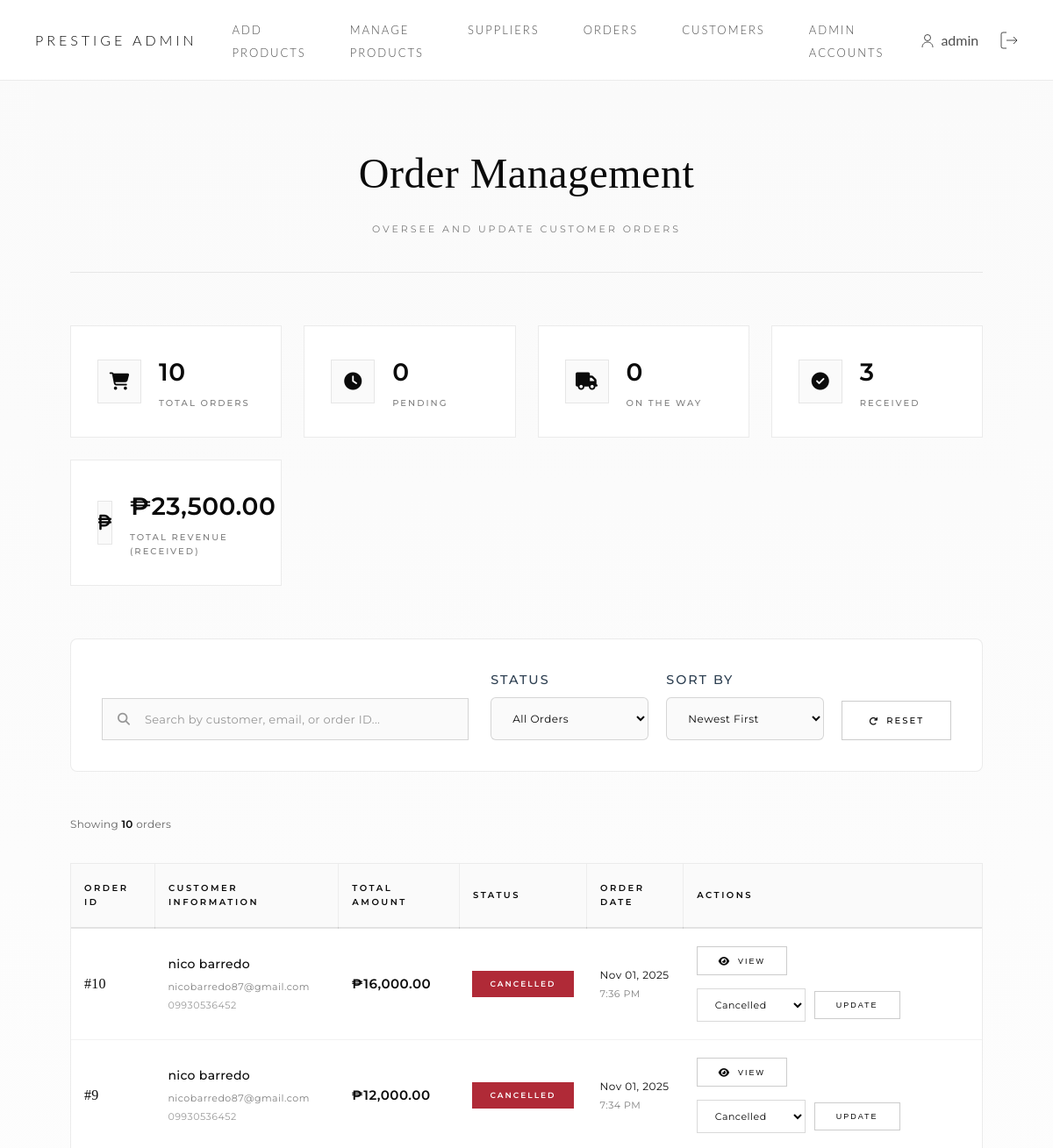
The app's page /admin/orders.php (signed in, upper part), older data.
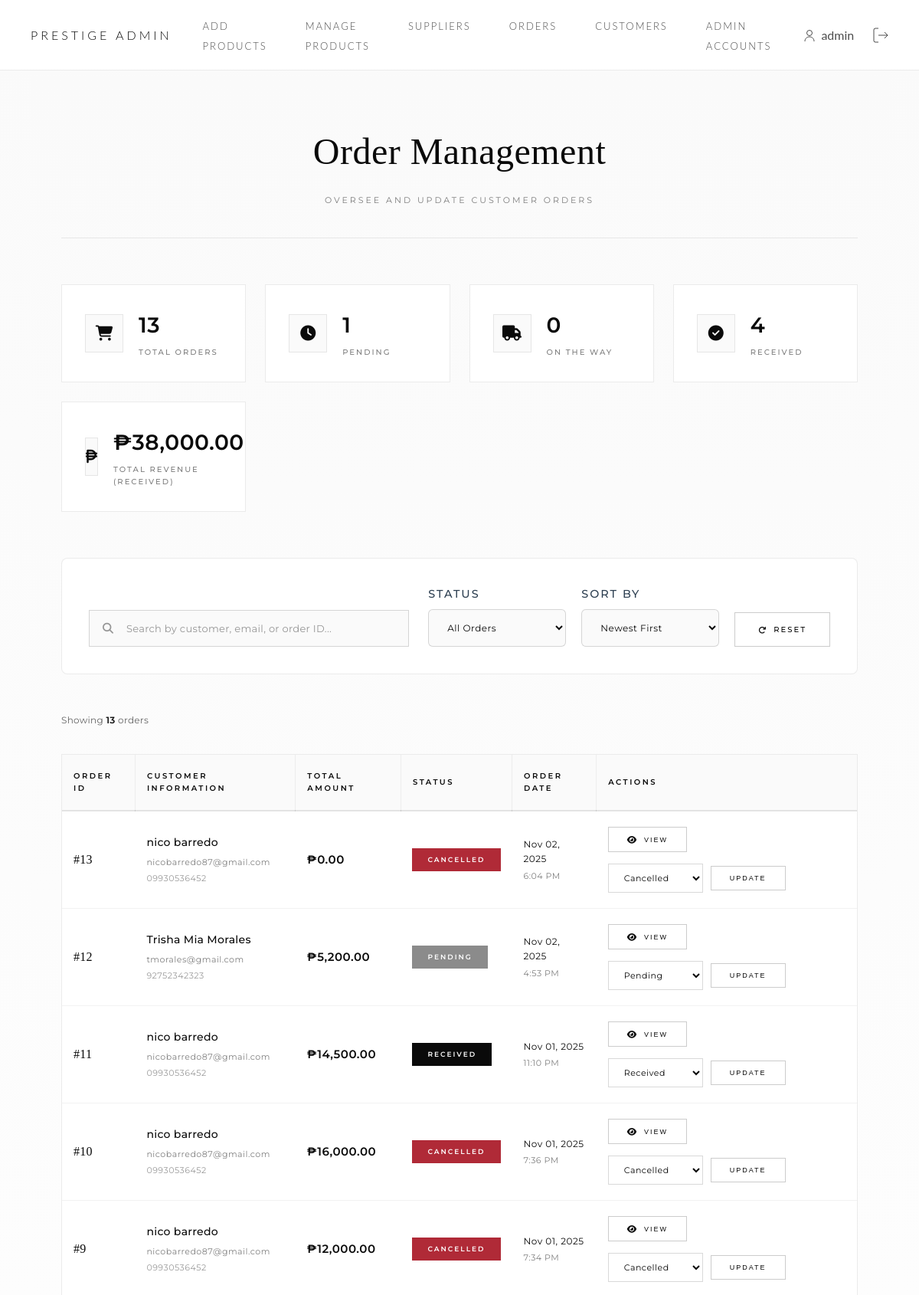
The same page, newer data.
### tables this page shows
CREATE TABLE `orders` (
  `order_id` int(11) NOT NULL,
  `customer_id` int(11) DEFAULT NULL,
  `order_date` datetime DEFAULT current_timestamp(),
  `order_status` varchar(20) DEFAULT 'Pending',
  `date_received` datetime DEFAULT NULL,
  `delivery_address` text DEFAULT NULL,
  `payment_method` varchar(50) DEFAULT 'COD',
  `payment_reference` varchar(100) DEFAULT NULL
);

CREATE TABLE `customers` (
  `customer_id` int(11) NOT NULL,
  `full_name` varchar(100) NOT NULL,
  `contact_number` varchar(20) DEFAULT NULL,
  `address` varchar(255) DEFAULT NULL,
  `email` varchar(100) DEFAULT NULL,
  `password` varchar(255) NOT NULL
);

### admin/orders.php (the view, shortened to what the changed rows need)
<?php
require_once '../includes/adminheader.php';
$sort_by = isset($_GET['sort']) ? $_GET['sort'] : 'date_desc';
$query = "
    SELECT
        o.order_id,
        o.customer_id,
        o.order_date,
        o.order_status,
        o.payment_method,
        c.full_name,
        c.email,
        c.contact_number,
        (SELECT IFNULL(SUM(od.quantity * od.unit_price),0) FROM order_details od WHERE od.order_id = o.order_id) AS total_amount
    FROM orders o
    JOIN customers c ON o.customer_id = c.customer_id
    WHERE 1=1
";
switch ($sort_by) {
    case 'date_desc':
        $query .= " ORDER BY o.order_date DESC";
        break;
}
$orders = $pdo->query($query)->fetchAll(PDO::FETCH_ASSOC);
$stats_query = "
    SELECT
        COUNT(*) as total_orders,
        SUM(CASE WHEN order_status = 'Pending' THEN 1 ELSE 0 END) as pending,
        SUM(CASE WHEN order_status = 'On the Way' THEN 1 ELSE 0 END) as on_the_way,
        SUM(CASE WHEN order_status = 'Received' THEN 1 ELSE 0 END) as received,
        SUM(CASE WHEN order_status = 'Cancelled' THEN 1 ELSE 0 END) as cancelled,
        (SELECT IFNULL(SUM(od.quantity * od.unit_price), 0)
         FROM order_details od
         JOIN orders o2 ON od.order_id = o2.order_id
         WHERE o2.order_status = 'Received') as total_revenue
    FROM orders
";
$stats = $pdo->query($stats_query)->fetch(PDO::FETCH_ASSOC);
?>
<link rel="stylesheet" href="https://cdnjs.cloudflare.com/ajax/libs/font-awesome/6.4.0/css/all.min.css">
<div class="admin-main">
    <div class="luxury-orders-container">
        <div class="page-header-lux">
            <h1 class="lux-admin-title">Order Management</h1>
        </div>
        <div class="stats-grid">
            <div class="stat-card">
                <div class="stat-content">
                    <div class="stat-value"><?= number_format($stats['total_orders']); ?></div>
                    <div class="stat-label">Total Orders</div>
                </div>
            </div>
            <div class="stat-card">
                <div class="stat-content">
                    <div class="stat-value"><?= number_format($stats['pending']); ?></div>
                    <div class="stat-label">Pending</div>
                </div>
            </div>
            <div class="stat-card">
                <div class="stat-content">
                    <div class="stat-value"><?= number_format($stats['received']); ?></div>
                    <div class="stat-label">Received</div>
                </div>
            </div>
            <div class="stat-card stat-revenue">
                <div class="stat-content">
                    <div class="stat-value">₱<?= number_format($stats['total_revenue'], 2); ?></div>
                    <div class="stat-label">Total Revenue (Received)</div>
                </div>
            </div>
        </div>
        <div class="results-info">
            <p>Showing <strong><?= count($orders); ?></strong> order<?= count($orders) !== 1 ? 's' : ''; ?></p>
        </div>
        <div class="orders-table-wrapper">
            <table class="luxury-table">
                <thead>
                    <tr>
                        <th>Order ID</th>
                        <th>Customer Information</th>
                        <th>Total Amount</th>
                        <th>Status</th>
                        <th>Order Date</th>
                        <th>Actions</th>
                    </tr>
                </thead>
                <tbody>
                    <?php if (!$orders): ?>
                        <tr><td colspan="6" class="empty-state">
                            <i class="fas fa-inbox"></i>
                            <p>No orders found matching your criteria.</p>
                        </td></tr>
                    <?php else: ?>
                        <?php foreach ($orders as $order): ?>
                        <tr class="order-row">
                            <td class="order-id">
                                <span class="id-label">#<?= $order['order_id']; ?></span>
                            </td>
                            <td class="customer-info">
                                <div class="customer-name"><?= htmlspecialchars($order['full_name']); ?></div>
                                <div class="customer-email"><?= htmlspecialchars($order['email']); ?></div>
                                <div class="customer-phone"><?= htmlspecialchars($order['contact_number']); ?></div>
                            </td>
                            <td class="order-total">
                                <span class="amount">₱<?= number_format($order['total_amount'], 2); ?></span>
                            </td>
                            <td class="order-status-cell">
                                <?php
                                    $cssClass = strtolower(str_replace(' ', '-', $order['order_status']));
                                ?>
                                <span class="status-badge-lux <?= $cssClass; ?>">
                                    <?= htmlspecialchars($order['order_status']); ?>
                                </span>
                            </td>
                            <td class="order-date">
                                <div class="date-full"><?= date("M d, Y", strtotime($order['order_date'])); ?></div>
                                <div class="date-time"><?= date("g:i A", strtotime($order['order_date'])); ?></div>
                            </td>
                            <td class="actions-cell">
                                <button class="btn-lux btn-view" onclick="viewOrder(<?= $order['order_id']; ?>)">
                                    <i class="fas fa-eye"></i>
                                    <span>View</span>
                                </button>
                                <form method="POST" class="status-update-form">
                                    <select name="new_status" class="status-select-lux" aria-label="Change order status">
                                        <option value="Pending" <?= $order['order_status']=='Pending' ? 'selected' : ''; ?>>Pending</option>
                                        <option value="Received" <?= $order['order_status']=='Received' ? 'selected' : ''; ?>>Received</option>
                                        <option value="Cancelled" <?= $order['order_status']=='Cancelled' ? 'selected' : ''; ?>>Cancelled</option>
                                    </select>
                                    <button type="submit" name="update_status" class="btn-lux btn-update">
                                        <span>Update</span>
                                    </button>
                                </form>
                            </td>
                        </tr>
                        <?php endforeach; ?>
                    <?php endif; ?>
                </tbody>
            </table>
        </div>
    </div>
</div>
<?php require_once '../includes/footer.php'; ?>

Row changes from the older to the newer data that the page shows:
added orders: order_id "13", customer.full_name "nico barredo", customer.email "nicobarredo87@gmail.com", customer.contact_number "09930536452", total_amount "0.00", order_status "CANCELLED", order_date "Nov 02, 2025", order_date "6:04 PM", new_status "Cancelled"
added orders: order_id "12", customer.full_name "Trisha Mia Morales", customer.email "tmorales@gmail.com", customer.contact_number "92752342323", total_amount "5,200.00", order_status "PENDING", order_date "Nov 02, 2025", order_date "4:53 PM", new_status "Pending"
added orders: order_id "11", customer.full_name "nico barredo", customer.email "nicobarredo87@gmail.com", customer.contact_number "09930536452", total_amount "14,500.00", order_status "RECEIVED", order_date "Nov 01, 2025", order_date "11:10 PM", new_status "Received"
Text that changed along with them:
$stats['total_orders']: "10" → "13"
$stats['pending']: "0" → "1"
$stats['received']: "3" → "4"
$stats['total_revenue']: "23,500.00" → "38,000.00"
count($orders): "10" → "13"
